Frame 1 (no input): blank canvas, image omitted
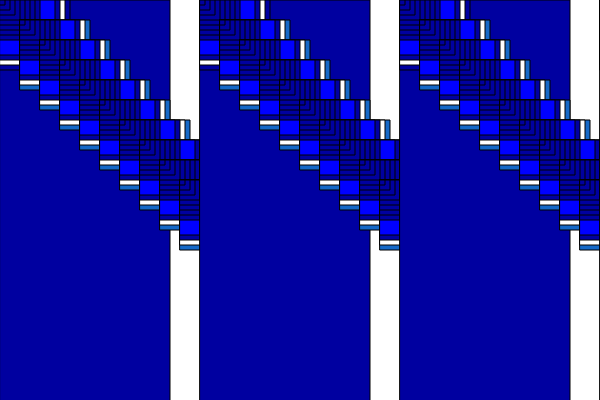
Frame 60 (no input)
Frame 120 (the mouse pressed at the canvas centre since frame 60): identical to frame 60, image omitted

The p5.js sketch that drew this single still picture (run headless with seeded random() and noise() and a simulated clock; from frame 60 on, the mouse is pressed at the canvas centre):

// p5.js sketch
// ── sketch.js
var xPos = -500;
var yPos = 100;

function setup() {
  createCanvas(600, 400);
}

function draw() {
  //background(220);
  xPos = xPos + 10;
  yPos = yPos + 10;
  fill("#1569C7");
  fill("#1569C7");
  if (yPos >= 200){
    yPos = 0;
    fill("#0000A0");
  rect(xPos, yPos, 17890000, 1000);
  }
  
  //rect(mouseX, mouseY, 70,70);
    //fill("1569C7");
  //rect(mouseX, mouseY, 65,65);
   //fill("#0000A0");
  //rect(mouseX, mouseY, 60,60);
  //fill("blue")
  //rect(mouseX, mouseY, 55,55);
  //fill("1569C7");
  //rect( 50,50);
  //fill("#0000A0");
  //rect( 45,45);
  //rect(mouseX, mouseY, 40,40);
  //rect(mouseX, mouseY, 35,35);
  //rect(mouseX, mouseY, 30,30);
  //rect(mouseX, mouseY, 25,25);
  //rect(mouseX, mouseY, 20,20);
  //rect(mouseX, mouseY, 15,15);
  //rect(mouseX, mouseY, 10,10);
  //rect(mouseX, mouseY, 5,5);
  //rect(mouseX, mouseY, 0,0);
  
  
   xPos = xPos + 10;
  yPos = yPos + 10;
  fill("#1569C7");
  fill("#1569C7");
  if (yPos >= 200){
    yPos = 0;
    fill("#0000A0");
  rect(xPos, yPos, 170, 1000);
    
  }
  
  rect(xPos, yPos, 70,70);
    fill("1569C7");
  rect(xPos, yPos, 65,65);
   fill("#0000A0");
  rect(xPos, yPos, 60,60);
  fill("blue")
  rect(xPos, yPos, 55,55);
  fill("1569C7");
  rect( 50,50);
  fill("#0000A0");
  rect( 45,45);
  rect(xPos, yPos, 40,40);
  rect(xPos, yPos, 35,35);
  rect(xPos, yPos, 30,30);
  rect(xPos, yPos, 25,25);
  rect(xPos, yPos, 20,20);
  rect(xPos, yPos, 15,15);
  rect(xPos, yPos, 10,10);
  rect(xPos, yPos, 5,5);
  rect(xPos, yPos, 0,0);
  
  
  
}
